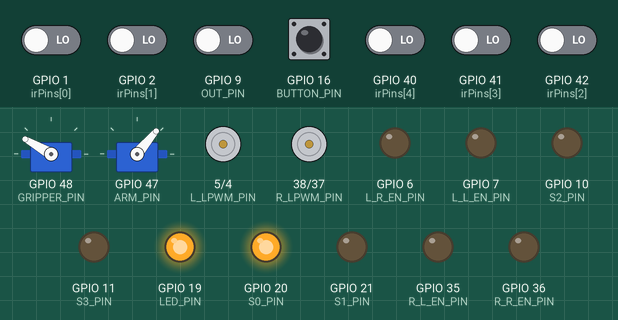
Recording of a program running on a simulated ESP32-S3. On the bench: 2 × servo, motor-driver pin pairs drawn as motors (green arrow = first pin HIGH = forward, orange = second pin HIGH = backward, longer = more drive), output pins drawn as LEDs (lit = HIGH). The inputs (shaded band) are chosen by the test bench; at power-on: GPIO 16 (BUTTON_PIN) HIGH, GPIO 1 (irPins[0]), GPIO 2 (irPins[1]), GPIO 9 (OUT_PIN), GPIO 40 (irPins[4]), GPIO 41 (irPins[3]), GPIO 42 (irPins[2]) LOW. What the program prints to the serial monitor is not drawn.

Above: at 1.2 s.
1.3 s: GPIO 16 (BUTTON_PIN) pulled LOW for 0.15 s
At 5.8 s:
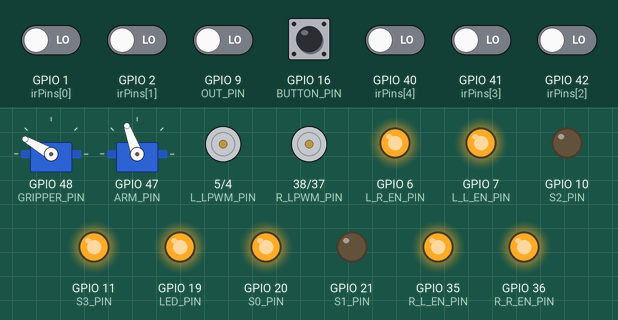
At 14.9 s:
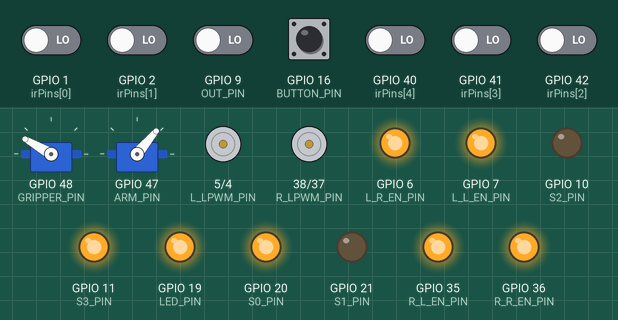
Timing chart, 0 to 16.3 s (numbered marks = the images above; inputs shaded):
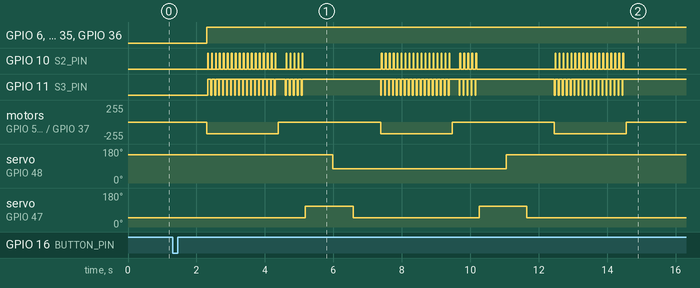

The program:

main.cpp
```cpp
#include <Arduino.h>
#include <ESP32Servo.h>

// ── CONFIGURATION ──────────────────────────────────────────

// Color sensor
#define S0_PIN    20
#define S1_PIN    21
#define S2_PIN    10
#define S3_PIN    11
#define OUT_PIN   9
#define LED_PIN   19

// Left Motor Driver (IBT-2)
#define L_RPWM_PIN    4
#define L_LPWM_PIN    5
#define L_R_EN_PIN    6
#define L_L_EN_PIN    7

// Right Motor Driver (IBT-2)
#define R_RPWM_PIN    37
#define R_LPWM_PIN    38
#define R_R_EN_PIN    36
#define R_L_EN_PIN    35

// Gripper + Arm
#define GRIPPER_PIN   48
#define ARM_PIN       47

// IR Sensor Array
const int numSensors = 5;
const int irPins[numSensors] = {1, 2, 42, 41, 40};

// Reset/Start Button
#define BUTTON_PIN    16

// PWM Settings
#define PWM_FREQ      10000
#define PWM_RES       8
#define L_RPWM_CH     0
#define L_LPWM_CH     1
#define R_RPWM_CH     2
#define R_LPWM_CH     3

// Servo Positions
#define GRIPPER_OPEN   150
#define GRIPPER_CLOSE  75
#define ARM_LIFT       50
#define ARM_DOWN       110

Servo gripper;
Servo arm;

// ── SENSOR HELPERS ─────────────────────────────────────────

void readIRSensors() {
  Serial.print("IR: [ ");
  for (int i = 0; i < numSensors; i++) {
    Serial.print(digitalRead(irPins[i]));
    Serial.print(" ");
  }
  Serial.print("] ");
}

int readColorFreq(int s2, int s3) {
  digitalWrite(S2_PIN, s2);
  digitalWrite(S3_PIN, s3);
  delay(2);
  return pulseIn(OUT_PIN, LOW, 20000);
}

void readColorSensor() {
  int r = readColorFreq(LOW, LOW);
  int g = readColorFreq(HIGH, HIGH);
  int b = readColorFreq(LOW, HIGH);
  Serial.printf("| Color R:%d G:%d B:%d\n", r, g, b);
}

// ── MOTOR HELPERS ──────────────────────────────────────────

void motorsEnable() {
  digitalWrite(L_R_EN_PIN, HIGH); digitalWrite(L_L_EN_PIN, HIGH);
  digitalWrite(R_R_EN_PIN, HIGH); digitalWrite(R_L_EN_PIN, HIGH);
}

void setMotors(int l_fwd, int l_rev, int r_fwd, int r_rev) {
  ledcWrite(L_RPWM_CH, l_fwd);
  ledcWrite(L_LPWM_CH, l_rev);
  ledcWrite(R_RPWM_CH, r_fwd);
  ledcWrite(R_LPWM_CH, r_rev);
}

void brake() { setMotors(255, 255, 255, 255); delay(200); setMotors(0, 0, 0, 0); }

// This function acts like a delay, but reads sensors while waiting
void monitorAndDelay(unsigned long ms) {
  unsigned long start = millis();
  while (millis() - start < ms) {
    readIRSensors();
    readColorSensor();
    delay(50); // Sampling rate
  }
}

// ── ARM HELPERS ────────────────────────────────────────────

void pickupSequence() {
  Serial.println("\n>>> ACTION: Picking Up");
  arm.write(ARM_DOWN); delay(800);
  gripper.write(GRIPPER_CLOSE); delay(600);
  arm.write(ARM_LIFT); delay(800);
}

void placeSequence() {
  Serial.println("\n>>> ACTION: Dropping Off");
  arm.write(ARM_DOWN); delay(800);
  gripper.write(GRIPPER_OPEN); delay(600);
  arm.write(ARM_LIFT); delay(800);
}

// ── SETUP ──────────────────────────────────────────────────

void setup() {
  Serial.begin(115200);

  // Initialize IR
  for (int i = 0; i < numSensors; i++) pinMode(irPins[i], INPUT);

  // Initialize Color
  pinMode(S0_PIN, OUTPUT); pinMode(S1_PIN, OUTPUT);
  pinMode(S2_PIN, OUTPUT); pinMode(S3_PIN, OUTPUT);
  pinMode(OUT_PIN, INPUT); pinMode(LED_PIN, OUTPUT);
  digitalWrite(S0_PIN, HIGH); digitalWrite(S1_PIN, LOW); // 20% Scaling
  digitalWrite(LED_PIN, HIGH);

  // Initialize Motors
  pinMode(L_R_EN_PIN, OUTPUT); pinMode(L_L_EN_PIN, OUTPUT);
  pinMode(R_R_EN_PIN, OUTPUT); pinMode(R_L_EN_PIN, OUTPUT);
  ledcSetup(L_RPWM_CH, PWM_FREQ, PWM_RES); ledcAttachPin(L_RPWM_PIN, L_RPWM_CH);
  ledcSetup(L_LPWM_CH, PWM_FREQ, PWM_RES); ledcAttachPin(L_LPWM_PIN, L_LPWM_CH);
  ledcSetup(R_RPWM_CH, PWM_FREQ, PWM_RES); ledcAttachPin(R_RPWM_PIN, R_RPWM_CH);
  ledcSetup(R_LPWM_CH, PWM_FREQ, PWM_RES); ledcAttachPin(R_LPWM_PIN, R_LPWM_CH);

  // Initialize Servos
  ESP32PWM::allocateTimer(0); ESP32PWM::allocateTimer(1);
  gripper.attach(GRIPPER_PIN, 500, 2400);
  arm.attach(ARM_PIN, 500, 2400);
  gripper.write(GRIPPER_OPEN); arm.write(ARM_LIFT);

  // Button
  pinMode(BUTTON_PIN, INPUT_PULLUP);

  Serial.println("--- SYSTEM READY ---");
  Serial.println("Press the button to begin the test sequence.");
}

// ── MAIN LOOP ──────────────────────────────────────────────

void loop() {
  // Wait for button press to start
  if (digitalRead(BUTTON_PIN) == LOW) {
    Serial.println("\n🚀 STARTING TEST SEQUENCE...");
    delay(1000); // Small wait before moving
    motorsEnable();

    // 1. Drive forward for 2s
    Serial.println("STEP 1: Drive Forward 2s");
    setMotors(180, 0, 180, 0); // Speed 180/255
    monitorAndDelay(2000);

    // 2. Brake
    Serial.println("STEP 2: Brake");
    brake();
    monitorAndDelay(500);

    // 3. Arm pick up
    pickupSequence();

    // 4. Drive forward for 2s
    Serial.println("STEP 4: Drive Forward 2s");
    setMotors(180, 0, 180, 0);
    monitorAndDelay(2000);

    // 5. Brake
    Serial.println("STEP 5: Brake");
    brake();
    monitorAndDelay(500);

    // 6. Arm drop object
    placeSequence();

    // 7. Drive forward 2s
    Serial.println("STEP 7: Drive Forward 2s");
    setMotors(180, 0, 180, 0);
    monitorAndDelay(2000);

    // End sequence
    setMotors(0, 0, 0, 0);
    Serial.println("\n✅ TEST SEQUENCE COMPLETE.");
    Serial.println("Press button to repeat.\n");
  }
}
```

Measured:
- after the input at 1.3 s, GPIO 6 (L_R_EN_PIN), GPIO 7 (L_L_EN_PIN): LOW → HIGH after 1.0 s
